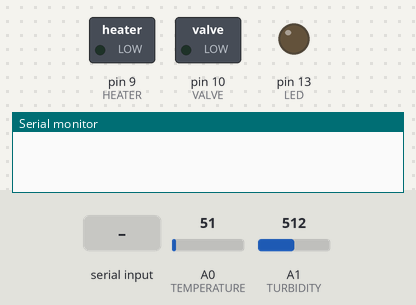
Bench run of a sketch on a simulated Arduino Uno, built with avr-gcc and run on an emulated ATmega328P. Parts: switched loads named in the sketch (green lamp = pin HIGH), output pins drawn as LEDs (lit = HIGH), the last lines printed to the serial monitor. The test bench sets the inputs (shaded band); at power-on: A0 (TEMPERATURE) = 51, A1 (TURBIDITY) = 512.

Above: at 1.2 s.
1.3 s: "o" received over Serial
At 11.5 s:
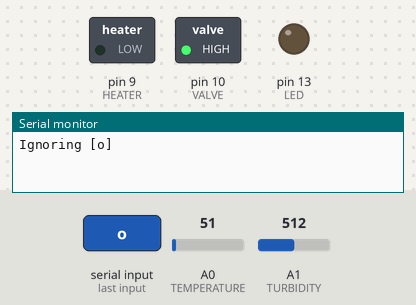
12.2 s: "d" received over Serial
At 21.9 s:
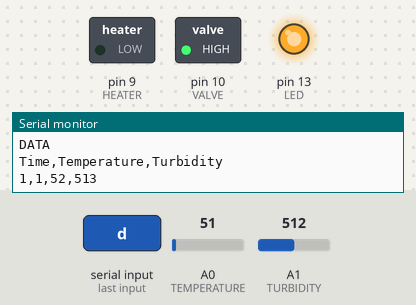
23.0 s: "i" received over Serial
Timing chart, 0 to 44.5 s (numbered marks = the images above; inputs shaded):
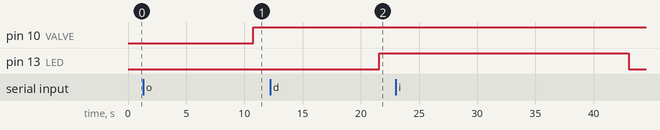

The sketch:

apace.ino
```cpp
/*
 * Turbidostat Controller:
 *  setup()                 : Assign pins, (restore EEPROM settings)
 *  loop()                  :
 *   sample()               : Store relevant samples ( Temp, Turbid )
 *    check()               : Check Temp and control HEATER
 *                          : Check Turbidity and control VALVE
 *   respondToRequest(void) : Check for serial input
 *    process(x,y,value)    : Respond to command "xy [value]"
 *
 *  int normalize(type, value) : Return (value-offset)*Scale for 'type' data
 *  dump(void)         : Dump configuration and sample data
 *  saveRestore(op)    : SAVE (RESTORE) configuration to (from) EEPROM
 *
 * Raw data from analogRead() is stored, but normalized data
 * (offset/scaled) is used for all tests and output.
 */
#include "EEPROM.h"
void printHelp(void)
{
	Serial.print("\n\n");
	Serial.println("d:  print all settings and stored data");
	Serial.println("h:  print this option menu");
	Serial.println("i:  print turbostat ID letter");
	Serial.println("ix: set turbostat ID to 'x'");
	Serial.println("x:  close turbidostat\n");
	Serial.println("ch <value> : set high temperature level");
	Serial.println("cl <value> : set low temperature level");
	Serial.println("cm <value> : set temperature delta");
	Serial.println("cs <value> : set temperature scaling");
	Serial.println("co <value> : set temperature offset");

	Serial.println("th <value> : set high turbidity level");
	Serial.println("tl <value> : set low turbidity level");
	Serial.println("tm <value> : set turbidity delta");
	Serial.println("ts <value> : set turbidity scaling");
	Serial.println("to <value> : set turbidity offset\n");
}
/*
 * Sample, store, convert, and return analog inputs
 */
bool alldata = false;  // Dump entire array, or just non-zero data
byte id = 'z'; // Zeno = unassigned, by default

int   scale[6]  = { 100, 100, 100, 100, 100, 100 };
int   offset[6] = {   0,   0,   0,   0,   0,   0 };
int   high[6]   = { 350, 400, 900, 900, 900, 900 };
int   low[6]    = { 390, 390, 300, 300, 300, 300 };
int   margin[6] = {  10,  10,  10,  10,  10,  10 };

// Set global 'RomAddress' and address will be bumped
// by successive calls to moveData( SAVE|RESTORE, size, ptr)

int      SAVE   = 1;
int   RESTORE   = 0;
int RomAddress  = 0;

// So far, variable space is 79 bytes

void moveData(int op, int size, byte *loc)
{
	for(int i=size;i>0;i--)
		if (op == SAVE)
			EEPROM.write(RomAddress++,*loc++);
		else
			*loc++ = EEPROM.read(RomAddress++);
}

byte identity(void)
{
	if (id == 'z' && EEPROM.read(0) != 0)
		id = EEPROM.read(0);
	return id;
}

void saveRestore(int op)
{
	int i;
	RomAddress = 0;
	moveData(op, 1, &id);
	for(i=0;i<6;i++) moveData(op, sizeof(int), (byte *)(&high[i])  );
	for(i=0;i<6;i++) moveData(op, sizeof(int), (byte *)(&low[i])   );
	for(i=0;i<6;i++) moveData(op, sizeof(int), (byte *)(&margin[i]));
	for(i=0;i<6;i++) moveData(op, sizeof(int), (byte *)(&offset[i]));
}

// Set scale[] to 1.0 on first startup
// so we don't do the initial restore more than once.

int normalize(int i, int analog)
{
	float s = ( (float) scale[i] ) / 100.0;
	return( (int) ( s * (analog-offset[i]) ) ); // Offset, then scale
//	return( ((int)( s * analog )) - offset[i]); // Scale, then offset
}

int TEMPERATURE = 0;  // Analog pin numbers
int TURBIDITY   = 1;

int pushButton = 2;
int HEATER      = 9;  // Digital pin numbers
int VALVE       = 10;
int LED         = 13;

void debug(void)
{
static int lastValue;
	int buttonState = digitalRead(pushButton);
	if (buttonState != lastValue) {
		lastValue = buttonState;
		Serial.println(buttonState);
		digitalWrite(LED, !buttonState);
	}
}

/* The maximum variable space on Arduino is 2K.
 * Do not allocate space for much more than 200 samples
 * or the Arduino program will fail without warning.
 *
 * 200 samples each of Temperature and Turbidity => 800 bytes
 *	1 sample pair every five minutes for 16.6 hours
 *	1 sample pair every half hour for 4.1 days
 *
 * We can easily double if the valid temp/turbidity values
 * fit into one byte (25% of the full 10-bit analog range)
 */

int numSamples = 200;
int  temperature[200];
int    turbidity[200];

int sampleIndex = 0;
static bool toggle = false;	  // Arduino operation indicator
static long int clock  = 0,       // Counts major loop iterations (~0.1 sec)
		control = 5000,    // Update time for HEATER or VALVE
		recording = 10000; // 10000:10s, 300000:5 min, 1800000:30 min
/*
 * sample()
 *  'clock' is incremented every time sample() is called ( ~0.1 sec )
 *  Data is recorded after 'recording' clock ticks.
 *  HEATER(Temp) and VALVE(Turbidity) outputs updated after 'control' ticks.
 *
 * [ Value:Time ] -- [ 10000:10 sec ] [ 300000:5 min ] [ 1800000 : 30 min ]
 */
void sample(void)
{
	clock++;
	if (clock % recording == 0)
	{
		sampleIndex = (sampleIndex + 1) % numSamples;  // Move pointer
		toggle = !toggle;
		digitalWrite(LED, toggle);          // Change indicator
	}
	if (clock % control == 0)
	{
		temperature[sampleIndex] = analogRead(TEMPERATURE);
		turbidity[sampleIndex] = analogRead(TURBIDITY);
		check();
	}
}

// Print configuration settings, then all data as a time series
// Seconds   Temperature   Turbidity
//    0          334          680
//
void dump(void)
{
  int i;
  Serial.print("clock "); Serial.println(clock);
  Serial.print("ch "); Serial.println(high[TEMPERATURE]);
  Serial.print("cl "); Serial.println(low[TEMPERATURE]);
  Serial.print("cm "); Serial.println(margin[TEMPERATURE]);
  Serial.print("cs "); Serial.println(scale[TEMPERATURE]);
  Serial.print("co "); Serial.println(offset[TEMPERATURE]);

  Serial.print("th "); Serial.println(high[TURBIDITY]);
  Serial.print("tl "); Serial.println(low[TURBIDITY]);
  Serial.print("tm "); Serial.println(margin[TURBIDITY]);
  Serial.print("ts "); Serial.println(scale[TURBIDITY]);
  Serial.print("to "); Serial.println(offset[TURBIDITY]);

  Serial.println("DATA");
  Serial.println("Time,Temperature,Turbidity");
// 'recording' is modulus for timing
// Roughly: 10000:10s, 60000: 1 min, 300000:5 min, 1800000:30 min
// So, divide by 1000 to get seconds, or 60000 for minutes
// Hardwired now for minutes (as lowest measurement interval)
  int timeDelta = max(1, recording/10000); // 60000 for minutes, 10000 for debugging
  int minutes = 1;
  int index = 1;

  for(i=sampleIndex+1; i<numSamples; i++)    // Print oldest samples first
  {
    if (alldata || temperature[i] != 0) {
        Serial.print(index);
	index++;
	Serial.print(",");
	Serial.print(minutes);
	minutes += timeDelta;
	Serial.print(",");
	Serial.print(normalize(TEMPERATURE, temperature[i]));
	Serial.print(",");
	Serial.println(normalize(TURBIDITY, turbidity[i]));
    }
  }
  for(i=0; i<sampleIndex+1; i++)  // Ending with the most recent data
  {
    if (alldata || temperature[i] != 0) {
        Serial.print(index);
	index++;
	Serial.print(",");
	Serial.print(minutes++);
	minutes += timeDelta;
	Serial.print(",");
	Serial.print(normalize(TEMPERATURE, temperature[i]));
	Serial.print(",");
	Serial.println(normalize(TURBIDITY, turbidity[i]));
    }
  }
}

void check(void)
{
static int temp_msg, turb_msg;

	int temp = normalize(TEMPERATURE, temperature[sampleIndex]);
	if (temp < low[TEMPERATURE]) {
		if (temp_msg != 1) {
//			Serial.println("Heater on");
			temp_msg = 1;
		}
		digitalWrite(HEATER, 1);
	} else if (temp > high[TEMPERATURE]) {
		if (temp_msg != 2) {
//			Serial.println("Heater off");
			temp_msg = 2;
		}
	        digitalWrite(HEATER, 0);
	}

	int turbid = normalize(TURBIDITY, turbidity[sampleIndex]);
	if (turbid > high[TURBIDITY]) {
		if (turb_msg != 1) {
//			Serial.println("Valve open");
			turb_msg = 1;
		}
		digitalWrite(VALVE, 1);
	} else if (turbid < low[TURBIDITY]) {
		if (turb_msg != 2) {
//			Serial.println("Valve closed");
			turb_msg = 2;
		}
		digitalWrite(VALVE, 0);
	}
}


void respondToRequest(void)
{
	String is = "";
	while (Serial.available() > 0)  // Read a line of input
	{
		int c  = Serial.read();
		if ( c < 32 ) break;
		is += (char)c;
		if (Serial.available() == 0) // It is possible we're too fast
			delay(100);
	}
	if ( is.length() > 0 )  {   // process the command
		int value = 0;
		if (is.length() > 3)
			value = atoi(&is[3]);
		process(is[0], is[1], value);
//		Serial.println("[" + is + "]");
	}
}

void process(char c1, char c2, int value)
{
	switch(c1) {
		case 'c' :
			switch(c2)  {
				case 'h' : high[TEMPERATURE] = value;  break;
				case 'l' : low[TEMPERATURE] = value;   break;
				case 'm' : margin[TEMPERATURE] = value;break;
				case 'o' : offset[TEMPERATURE] = value;break;
				case 's' : scale[TEMPERATURE] = value;break;
				default  : Serial.print("Ignoring [c");
					   Serial.write(c2);
					   Serial.println("]");
			}
			break;
		case 'd':
			dump();
			break;
		case 'h':
			printHelp();
			break;
		case 'i':
			if ( c2 == 0 ) {
				Serial.write(id);
				Serial.println();
			}
			else	       id = c2;
			break;
		case 'l' :
			Serial.println("l command");
			Serial.print(normalize( TEMPERATURE,
						temperature[sampleIndex]));
			Serial.print(" ");
			Serial.println(normalize(TURBIDITY,
						 turbidity[sampleIndex]));
			break;
		case 'r' :
			saveRestore(RESTORE);
			break;
		case 's' :
			saveRestore(SAVE);

			break;
		case 't' :
			switch(c2)  {
				case 'h' : high[TURBIDITY] = value;  break;
				case 'l' : low[TURBIDITY] = value;   break;
				case 'm' : margin[TURBIDITY] = value;break;
				case 'o' : offset[TURBIDITY] = value;break;
				case 's' : scale[TURBIDITY] = value;break;
				default  : Serial.print("Ignoring [t");
					   Serial.write(c2);
					   Serial.println("]");
			}
			break;
		default :
			Serial.print("Ignoring [");
			Serial.write(c1);
			Serial.println("]");
	}
}

void setup() {        // setup() runs on power-up or after RESET

  Serial.begin(9600); // 9600 baud, 8-bits, no parity, one stop bit

  pinMode(pushButton, INPUT);  // DEBUG
  pinMode(HEATER, OUTPUT);     // up to 7KW heater
  pinMode(VALVE, OUTPUT);      // Bacterial Nutrient supply valve
  pinMode(LED, OUTPUT);        // Arduino Indicator light

//  Serial.print("Program uses ");
//  Serial.print( sizeof(int) * numSamples * 2 + 79 );
//  Serial.println(" bytes of (SRAM) memory");
    if (EEPROM.read(0) != 0) {
	saveRestore(RESTORE);
    }
}

void loop()
{
	sample();           // Gather the data
//	debug();            // Give us feedback on processing (pushButton=pin2)
	delay(2);           // Delay between reads for stability
	respondToRequest(); // Handle queries from computer
}
```
